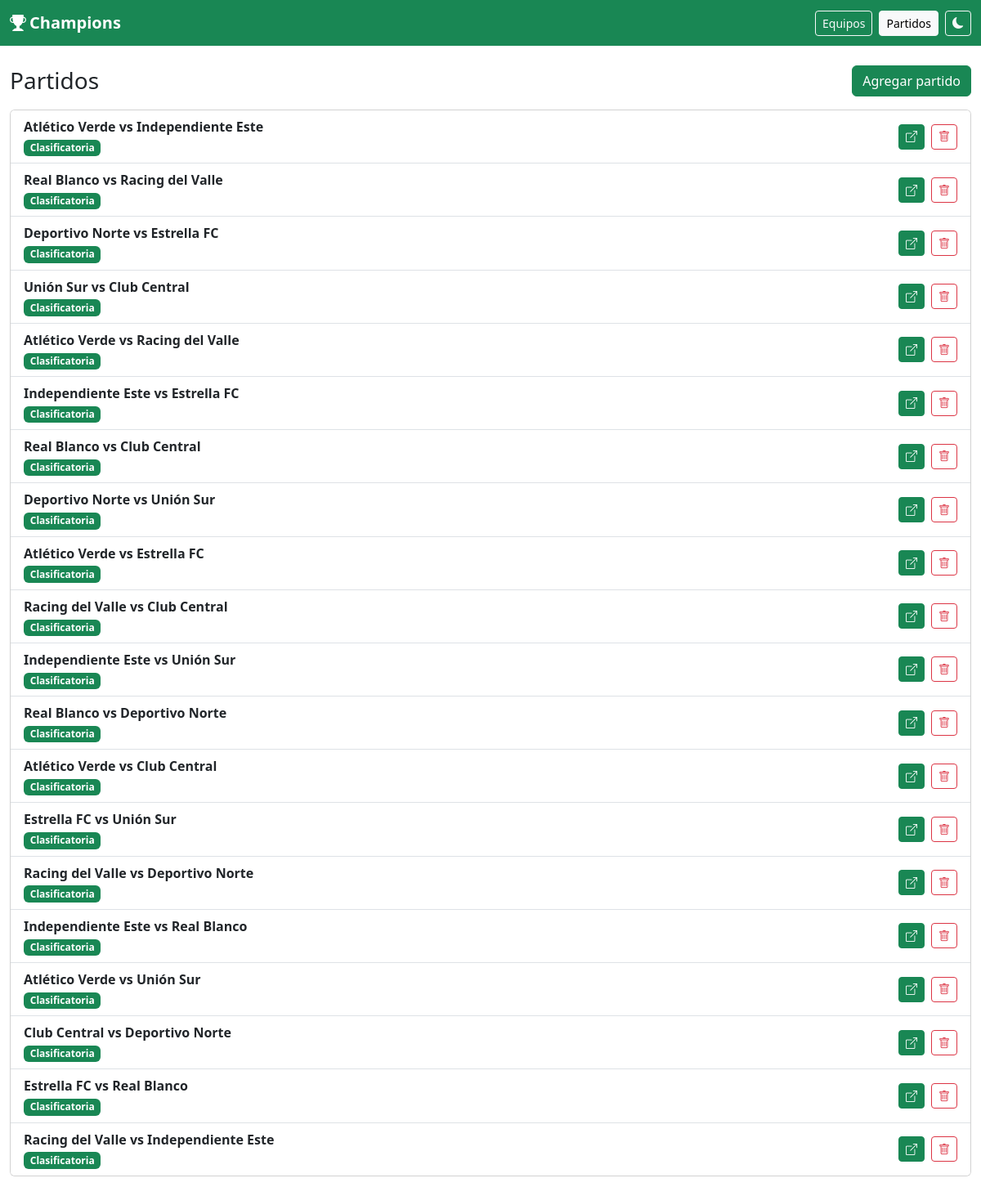
The page /partidos.php on the database its author committed.
### tables this page shows
CREATE TABLE partidos (
  id INT UNSIGNED NOT NULL AUTO_INCREMENT,
  jornada SMALLINT UNSIGNED NOT NULL,
  vuelta TINYINT(1) NOT NULL DEFAULT 0,
  local_id INT UNSIGNED NOT NULL,
  visitante_id INT UNSIGNED NOT NULL,
  fecha DATETIME DEFAULT NULL,
  cancha VARCHAR(150) DEFAULT NULL,
  arbitro VARCHAR(120) DEFAULT NULL,
  goles_local TINYINT UNSIGNED DEFAULT NULL,
  goles_visitante TINYINT UNSIGNED DEFAULT NULL,
  estado ENUM('programado', 'jugado', 'suspendido', 'aplazado') NOT NULL DEFAULT 'programado',
  tipo ENUM('clasificatoria', 'eliminatoria') NOT NULL DEFAULT 'clasificatoria',
  orden SMALLINT UNSIGNED NOT NULL DEFAULT 0,
  creado_en DATETIME NOT NULL DEFAULT CURRENT_TIMESTAMP,
  PRIMARY KEY (id),
  KEY idx_partidos_fecha (fecha),
  KEY idx_partidos_jornada (jornada),
  KEY idx_partidos_estado_fecha (estado, fecha),
  KEY idx_partidos_local (local_id),
  KEY idx_partidos_visitante (visitante_id),
  CONSTRAINT fk_partidos_local
    FOREIGN KEY (local_id) REFERENCES equipos (id)
    ON UPDATE CASCADE,
  CONSTRAINT fk_partidos_visitante
    FOREIGN KEY (visitante_id) REFERENCES equipos (id)
    ON UPDATE CASCADE
);

CREATE TABLE equipos (
  id INT UNSIGNED NOT NULL AUTO_INCREMENT,
  nombre VARCHAR(120) NOT NULL,
  nombre_corto VARCHAR(10) NOT NULL,
  grupo_id INT UNSIGNED DEFAULT NULL,
  orden SMALLINT UNSIGNED NOT NULL DEFAULT 0,
  escudo VARCHAR(255) DEFAULT NULL,
  dt VARCHAR(120) DEFAULT NULL,
  ciudad VARCHAR(100) DEFAULT NULL,
  fundacion SMALLINT UNSIGNED DEFAULT NULL,
  colores VARCHAR(80) DEFAULT NULL,
  activo TINYINT(1) NOT NULL DEFAULT 1,
  creado_en DATETIME NOT NULL DEFAULT CURRENT_TIMESTAMP,
  PRIMARY KEY (id),
  UNIQUE KEY uq_equipos_nombre (nombre),
  UNIQUE KEY uq_equipos_corto (nombre_corto),
  KEY idx_equipos_grupo (grupo_id),
  CONSTRAINT fk_equipos_grupo
    FOREIGN KEY (grupo_id) REFERENCES grupos (id)
    ON UPDATE CASCADE
);

### includes/funciones.php (called while the page is built, shortened)
<?php
require_once dirname(__DIR__) . '/config/db.php';
function e(mixed $valor): string
{
    return htmlspecialchars((string) ($valor ?? ''), ENT_QUOTES, 'UTF-8');
}
function url_raiz(): string
{
    $script = str_replace('\\', '/', (string) ($_SERVER['SCRIPT_NAME'] ?? ''));
    $directorio = rtrim(dirname($script), '/');
    if ($directorio === '/' || $directorio === '.' || $directorio === '') {
        return '';
    }
    return $directorio;
}
function url_public(string $archivo = 'index.php'): string
{
    return url_raiz() . '/' . ltrim($archivo, '/');
}
function consultar(string $sql, array $params = []): array
{
    $stmt = db()->prepare($sql);
    $stmt->execute($params);
    return $stmt->fetchAll();
}
function clausula_limite(int $limite, int $maximo = 500): string
{
    if ($limite < 1) {
        return '';
    }
    return ' LIMIT ' . min($limite, $maximo);
}
function sql_partidos(): string
{
    return 'SELECT p.id, p.jornada, p.vuelta, p.local_id, p.visitante_id, p.fecha, p.cancha,
            p.arbitro, p.goles_local, p.goles_visitante, p.estado, p.tipo, p.orden,
            loc.nombre AS local_nombre, loc.nombre_corto AS local_corto, loc.escudo AS local_escudo,
            vis.nombre AS visita_nombre, vis.nombre_corto AS visita_corto, vis.escudo AS visita_escudo
            FROM partidos p
            INNER JOIN equipos loc ON loc.id = p.local_id
            INNER JOIN equipos vis ON vis.id = p.visitante_id';
}
function normalizar_partido(array $partido): array
{
    $partido['id'] = (int) $partido['id'];
    $partido['jornada'] = (int) $partido['jornada'];
    $partido['vuelta'] = (int) $partido['vuelta'];
    $partido['local_id'] = (int) $partido['local_id'];
    $partido['visitante_id'] = (int) $partido['visitante_id'];
    $partido['goles_local'] = $partido['goles_local'] === null ? null : (int) $partido['goles_local'];
    $partido['goles_visitante'] = $partido['goles_visitante'] === null ? null : (int) $partido['goles_visitante'];
    $partido['orden'] = (int) ($partido['orden'] ?? 0);
    return $partido;
}
function listar_partidos(array $filtros = []): array
{
    $sql = sql_partidos() . ' WHERE 1 = 1';
    $params = [];
    $jornada = (int) ($filtros['jornada'] ?? 0);
    $equipo = (int) ($filtros['equipo_id'] ?? 0);
    $estado = (string) ($filtros['estado'] ?? '');
    $orden = (($filtros['orden'] ?? 'asc') === 'desc') ? 'DESC' : 'ASC';
    $sql .= ' ORDER BY p.orden ' . $orden . ', p.id ' . $orden;
    $sql .= clausula_limite((int) ($filtros['limite'] ?? 0));
    return array_map('normalizar_partido', consultar($sql, $params));
}
function listar_equipos(bool $soloActivos = true): array
{
    $sql = 'SELECT e.id, e.nombre, e.nombre_corto, e.grupo_id, e.orden, g.nombre AS grupo,
                   e.escudo, e.dt, e.ciudad, e.fundacion, e.colores, e.activo
            FROM equipos e
            LEFT JOIN grupos g ON g.id = e.grupo_id';
    $sql .= ' ORDER BY g.nombre ASC, e.orden ASC, e.nombre ASC';
    return consultar($sql);
}

### config/db.php (called while the page is built, shortened)
<?php
function db(): PDO
{
    static $pdo = null;
    if ($pdo instanceof PDO) {
        return $pdo;
    }
    $dsn = 'mysql:host=' . DB_HOST . ';dbname=' . DB_NAME . ';charset=' . DB_CHARSET;
    try {
        $pdo = new PDO($dsn, DB_USER, DB_PASS, [
            PDO::ATTR_ERRMODE => PDO::ERRMODE_EXCEPTION,
            PDO::ATTR_DEFAULT_FETCH_MODE => PDO::FETCH_ASSOC,
            PDO::ATTR_EMULATE_PREPARES => false,
        ]);
    } catch (PDOException $e) {
        error_log('Error de conexión: ' . $e->getMessage());
        http_response_code(500);
        exit('No se pudo conectar a la base de datos. Revisa config/db.php y que el esquema esté importado.');
    }
    return $pdo;
}

### partidos.php (the view, shortened to what this page needs)
<?php
require __DIR__ . '/includes/funciones.php';
$partidos = listar_partidos();
$equipos = listar_equipos(false);
$pagina = 'partidos';
$contenedor = 'fluid';
require __DIR__ . '/includes/header.php';
?>
<div class="d-flex flex-wrap justify-content-between align-items-center gap-2 mb-3">
    <h1 class="h3 mb-0">Partidos</h1>
    <button class="btn btn-success" type="button" data-bs-toggle="modal" data-bs-target="#modal-partido" <?= $equipos === [] ? 'disabled' : '' ?>>Agregar partido</button>
</div>
<?php if ($equipos === []): ?>
    <p class="text-secondary">Primero crea equipos para armar el calendario.</p>
<?php elseif ($partidos === []): ?>
    <p class="text-secondary">Todavía no hay partidos. Arrástralos después para definir el orden.</p>
<?php else: ?>
    <div class="card">
        <div class="list-group list-group-flush" id="lista-partidos">
            <?php foreach ($partidos as $partido): ?>
                <div class="list-group-item partido-arrastrable d-flex justify-content-between align-items-center gap-3" draggable="true" data-id="<?= (int) $partido['id'] ?>">
                    <div class="min-w-0">
                        <div class="fw-semibold text-truncate"><?= e((string) $partido['local_nombre']) ?> vs <?= e((string) $partido['visita_nombre']) ?></div>
                        <span class="badge <?= $partido['tipo'] === 'eliminatoria' ? 'text-bg-dark' : 'text-bg-success' ?>">
                            <?= $partido['tipo'] === 'eliminatoria' ? 'Eliminatoria' : 'Clasificatoria' ?>
                        </span>
                    </div>
                    <div class="d-flex gap-2 flex-shrink-0">
                        <a class="btn btn-sm btn-success" href="<?= e(url_public('partido.php?id=' . (int) $partido['id'])) ?>" aria-label="Abrir partido" title="Abrir" draggable="false"><i class="bi bi-box-arrow-up-right" aria-hidden="true"></i></a>
                        <form method="post" onsubmit="return confirm('¿Quitar este partido?');">
                            <button class="btn btn-sm btn-outline-danger" type="submit" aria-label="Quitar" title="Quitar"><i class="bi bi-trash" aria-hidden="true"></i></button>
                        </form>
                    </div>
                </div>
            <?php endforeach; ?>
        </div>
    </div>
<?php endif; ?>
<?php require __DIR__ . '/includes/footer.php'; ?>

### includes/header.php (shortened to what this page needs)
<?php
require_once __DIR__ . '/funciones.php';
$pagina = $pagina ?? '';
?>
<!doctype html>
<html lang="es">
<head>
    <link href="https://cdn.jsdelivr.net/npm/bootstrap@5.3.3/dist/css/bootstrap.min.css" rel="stylesheet">
    <link href="https://cdn.jsdelivr.net/npm/bootstrap-icons@1.11.3/font/bootstrap-icons.min.css" rel="stylesheet">
</head>
<body<?= ($cuerpo ?? '') === 'pantalla-fija' ? ' class="pantalla-fija"' : '' ?>>
<nav class="navbar navbar-dark bg-liga">
    <div class="<?= ($contenedor ?? '') === 'fluid' ? 'container-fluid' : 'container' ?> d-flex flex-wrap gap-2">
        <a class="navbar-brand fw-semibold" href="<?= e(url_public('index.php')) ?>">
            <i class="bi bi-trophy-fill me-1" aria-hidden="true"></i><?= e(LIGA_NOMBRE) ?>
        </a>
        <div class="d-flex align-items-center gap-2 ms-auto">
            <a class="btn btn-sm <?= ($pagina ?? '') === 'equipos' ? 'btn-light' : 'btn-outline-light' ?>" href="<?= e(url_public('equipos.php')) ?>">Equipos</a>
            <a class="btn btn-sm <?= ($pagina ?? '') === 'partidos' ? 'btn-light' : 'btn-outline-light' ?>" href="<?= e(url_public('partidos.php')) ?>">Partidos</a>
            <button class="btn btn-outline-light btn-sm" id="btn-tema" type="button" aria-label="Cambiar tema claro u oscuro">
                <i class="bi bi-moon-fill" id="icono-tema" aria-hidden="true"></i>
            </button>
        </div>
    </div>
</nav>
<main class="<?= ($contenedor ?? '') === 'fluid' ? 'container-fluid' : 'container' ?> py-4">

### includes/footer.php (shortened to what this page needs)
<?php
require_once __DIR__ . '/funciones.php';
?>
</main>
</body>
</html>

### includes/header.php (style rules this page uses)
html[data-bs-theme="light"] { color-scheme: light; }
body { min-height: 100vh; display: flex; flex-direction: column; }
main { flex: 1 0 auto; }
.bg-liga { background-color: #198754 !important; }
.equipo-arrastrable, .partido-arrastrable { cursor: grab; }

### rows shown on the page
partidos: local.nombre "Atlético Verde", visitante.nombre "Independiente Este", tipo "Clasificatoria"
partidos: local.nombre "Real Blanco", visitante.nombre "Racing del Valle", tipo "Clasificatoria"
partidos: local.nombre "Deportivo Norte", visitante.nombre "Estrella FC", tipo "Clasificatoria"
partidos: local.nombre "Unión Sur", visitante.nombre "Club Central", tipo "Clasificatoria"
partidos: local.nombre "Atlético Verde", visitante.nombre "Racing del Valle", tipo "Clasificatoria"
partidos: local.nombre "Independiente Este", visitante.nombre "Estrella FC", tipo "Clasificatoria"
partidos: local.nombre "Real Blanco", visitante.nombre "Club Central", tipo "Clasificatoria"
partidos: local.nombre "Deportivo Norte", visitante.nombre "Unión Sur", tipo "Clasificatoria"
partidos: local.nombre "Atlético Verde", visitante.nombre "Estrella FC", tipo "Clasificatoria"
partidos: local.nombre "Racing del Valle", visitante.nombre "Club Central", tipo "Clasificatoria"
partidos: local.nombre "Independiente Este", visitante.nombre "Unión Sur", tipo "Clasificatoria"
partidos: local.nombre "Real Blanco", visitante.nombre "Deportivo Norte", tipo "Clasificatoria"
partidos: local.nombre "Atlético Verde", visitante.nombre "Club Central", tipo "Clasificatoria"
partidos: local.nombre "Estrella FC", visitante.nombre "Unión Sur", tipo "Clasificatoria"
partidos: local.nombre "Racing del Valle", visitante.nombre "Deportivo Norte", tipo "Clasificatoria"
partidos: local.nombre "Independiente Este", visitante.nombre "Real Blanco", tipo "Clasificatoria"
partidos: local.nombre "Atlético Verde", visitante.nombre "Unión Sur", tipo "Clasificatoria"
partidos: local.nombre "Club Central", visitante.nombre "Deportivo Norte", tipo "Clasificatoria"
partidos: local.nombre "Estrella FC", visitante.nombre "Real Blanco", tipo "Clasificatoria"
partidos: local.nombre "Racing del Valle", visitante.nombre "Independiente Este", tipo "Clasificatoria"

### other values the page prints
LIGA_NOMBRE "Champions"
